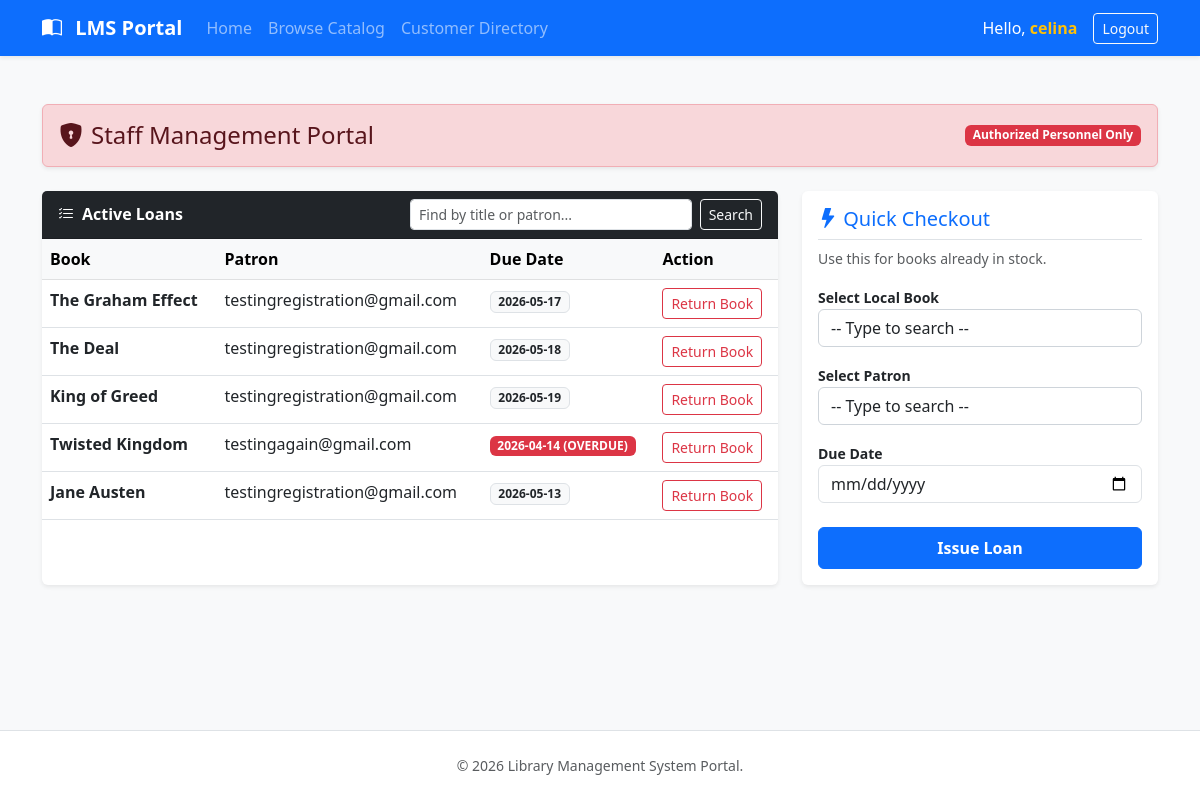
The page /staff/ (signed in) on the database its author committed.
### catalog/models.py (models this page shows, shortened)
class Loan(models.Model):
    book = models.ForeignKey(Book, on_delete=models.CASCADE)
    patron = models.ForeignKey(User, on_delete=models.CASCADE)
    checkout_date = models.DateField(auto_now_add=True)
    due_date = models.DateField()
    returned_date = models.DateField(null=True, blank=True)
    @property
    def is_overdue(self):
        return not self.returned_date and timezone.now().date() > self.due_date

class Book(models.Model):
    title = models.CharField(max_length=255)
    author = models.CharField(max_length=255)
    isbn = models.CharField(max_length=13, unique=True)
    genre = models.CharField(max_length=100, blank=True, null=True)
    total_copies = models.IntegerField(default=1)
    available_copies = models.IntegerField(default=1)

### catalog/views.py (the view)
# urls.py: path('staff/', staff_dashboard, name='staff_dashboard'),
@login_required
def staff_dashboard(request):
    if not request.user.is_staff:
        return redirect('patron_dashboard')
    query = request.GET.get('loan_q', '').strip()
    active_loans = Loan.objects.filter(returned_date__isnull=True)
    if query:
        active_loans = active_loans.filter(
            Q(book__title__icontains=query) |
            Q(patron__username__icontains=query)
        )
    all_patrons = User.objects.filter(is_staff=False)
    local_books_all = Book.objects.all()
    return render(request, 'staff_dashboard.html', {
        'active_loans': active_loans,
        'all_patrons': all_patrons,
        'local_books_all': local_books_all,
        'query': query,
    })

### catalog/templates/staff_dashboard.html (shortened to what this page needs)
{% extends 'base.html' %}
{% block content %}
<link href="https://cdn.jsdelivr.net/npm/select2@4.1.0-rc.0/dist/css/select2.min.css" rel="stylesheet" />
<link rel="stylesheet"
    href="https://cdn.jsdelivr.net/npm/select2-bootstrap-5-theme@1.3.0/dist/select2-bootstrap-5-theme.min.css" />
<div class="alert alert-danger d-flex justify-content-between align-items-center mb-4 mt-4 shadow-sm">
    <h4 class="mb-0"><i class="bi bi-shield-lock-fill me-2"></i>Staff Management Portal</h4>
    <span class="badge bg-danger">Authorized Personnel Only</span>
</div>
<div class="row mb-5">
    <div class="col-md-8">
        <div class="card border-0 shadow-sm h-100">
            <div class="card-header bg-dark text-white d-flex justify-content-between align-items-center">
                <span class="fw-bold"><i class="bi bi-list-check me-2"></i>Active Loans</span>
                <form method="GET" action="" class="d-flex w-50">
                    <input type="text" name="loan_q" class="form-control form-control-sm me-2"
                        placeholder="Find by title or patron..." value="{{ request.GET.loan_q }}">
                    <button type="submit" class="btn btn-sm btn-outline-light">Search</button>
                </form>
            </div>
            <div class="table-responsive" style="max-height: 500px; overflow-y: auto;">
                <table class="table table-hover mb-0">
                    <thead class="table-light">
                        <tr>
                            <th>Book</th>
                            <th>Patron</th>
                            <th>Due Date</th>
                            <th>Action</th>
                        </tr>
                    </thead>
                    <tbody>
                        {% for loan in active_loans %}
                        <tr>
                            <td><strong>{{ loan.book.title }}</strong></td>
                            <td>{{ loan.patron.username }}</td>
                            <td>
                                <span
                                    class="badge {% if loan.is_overdue %}bg-danger{% else %}bg-light text-dark border{% endif %}">
                                    {{ loan.due_date|date:"Y-m-d" }}
                                    {% if loan.is_overdue %} (OVERDUE) {% endif %}
                                </span>
                            </td>
                            <td>
                                <a href="{% url 'return_book' loan.id %}" class="btn btn-sm btn-outline-danger">Return
                                    Book</a>
                            </td>
                        </tr>
                        {% empty %}
                        <tr>
                            <td colspan="4" class="text-center text-muted py-5">No active loans found.</td>
                        </tr>
                        {% endfor %}
                    </tbody>
                </table>
            </div>
        </div>
    </div>
    <div id="quick-checkout" class="col-md-4">
        <div class="card p-3 shadow-sm border-0 bg-white h-100">
            <h5 class="text-primary border-bottom pb-2"><i class="bi bi-lightning-fill"></i> Quick Checkout</h5>
            <p class="small text-muted">Use this for books already in stock.</p>
            <form method="POST" action="{% url 'checkout_book_no_id' %}">
                <div class="mb-3">
                    <label class="small fw-bold">Select Local Book</label>
                </div>
                <div class="mb-3">
                    <label class="small fw-bold">Select Patron</label>
                </div>
                <div class="mb-4">
                    <label class="small fw-bold">Due Date</label>
                    <input type="date" name="due_date" class="form-control" required>
                </div>
                <button type="submit" class="btn btn-primary w-100 py-2 fw-bold">Issue Loan</button>
            </form>
        </div>
    </div>
</div>
{% endblock %}

### catalog/templates/base.html (shortened to what this page needs)
<!DOCTYPE html>
<html lang="en">
<head>
    <link href="https://cdn.jsdelivr.net/npm/bootstrap@5.3.0/dist/css/bootstrap.min.css" rel="stylesheet">
    <link rel="stylesheet" href="https://cdn.jsdelivr.net/npm/bootstrap-icons@1.11.0/font/bootstrap-icons.css">
</head>
<body class="bg-light">
    <nav class="navbar navbar-expand-lg navbar-dark bg-primary shadow-sm mb-4">
        <div class="container">
            <a class="navbar-brand fw-bold" href="{% url 'home' %}">
                <i class="bi bi-book-half"></i> LMS Portal
            </a>
            <div class="collapse navbar-collapse" id="navbarNav">
                <ul class="navbar-nav me-auto">
                    <li class="nav-item">
                        {% if user.is_staff %}
                        <a class="nav-link" href="{% url 'staff_dashboard' %}">Home</a>
                        {% else %}
                        <a class="nav-link" href="{% url 'home' %}">Home</a>
                        {% endif %}
                    </li>
                    <li class="nav-item">
                        <a class="nav-link" href="{% url 'browse_books' %}">Browse Catalog</a>
                    </li>
                    {% if user.is_staff %}
                    <li class="nav-item">
                        <a class="nav-link" href="{% url 'customer_directory' %}">Customer Directory</a>
                    </li>
                    {% endif %}
                </ul>
                <div class="d-flex align-items-center gap-2">
                    {% if user.is_authenticated %}
                    <span class="navbar-text text-white me-2 d-none d-lg-inline">
                        Hello, <strong class="text-warning">{{ user.username }}</strong>
                    </span>
                    <a class="btn btn-outline-light btn-sm" href="{% url 'logout_view' %}">Logout</a>
                    {% else %}
                    <a class="nav-link text-white me-2" href="{% url 'login' %}">Login</a>
                    <a class="btn btn-light btn-sm fw-bold" href="{% url 'registration' %}">Sign Up</a>
                    {% endif %}
                </div>
            </div>
        </div>
    </nav>
    <main class="container">
        {% block content %}{% endblock %}
    </main>
    <footer class="py-4 bg-white border-top mt-5">
        <div class="container text-center">
            <p class="text-muted mb-0 small">&copy; 2026 Library Management System Portal.
            </p>
        </div>
    </footer>
</body>
</html>

### catalog/templates/base.html (style rules this page uses)
body { display: flex; flex-direction: column; min-height: 100vh; }
main { flex: 1; }
.navbar-brand i { margin-right: 8px; }

### rows shown on the page
Loan: book "The Graham Effect", patron.username "testingregistration@gmail.com", due_date "2026-05-17"
Loan: book "The Deal", patron.username "testingregistration@gmail.com", due_date "2026-05-18"
Loan: book "King of Greed", patron.username "testingregistration@gmail.com", due_date "2026-05-19"
Loan: book "Twisted Kingdom", patron.username "testingagain@gmail.com", due_date "2026-04-14", shows "(OVERDUE)"
Loan: book "Jane Austen", patron.username "testingregistration@gmail.com", due_date "2026-05-13"

### other values the page prints
{{ user.username }} "celina"
